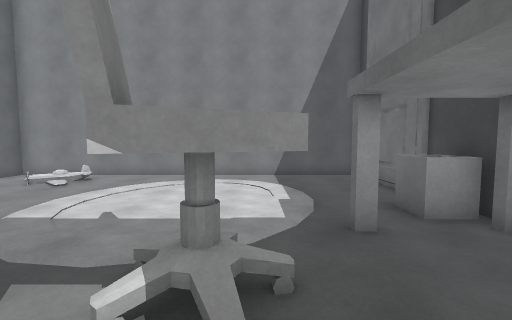
View 1 (above)

12 first-person views from a walk through a scene from a Unity 3-D project. The camera is 1.5 m above the floor, tilts 4° down and sees 90° across. The floor is counted in squares, 1 m on a side. Each view is taken from the middle of a square. On the plan, view 1 faces up. The plan holds only what a view shows up to about 13 squares ahead; the rest is blank.

View 2
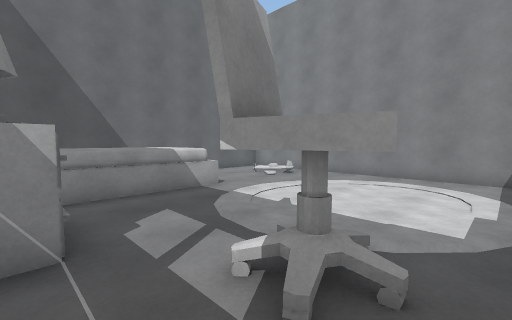

View 3
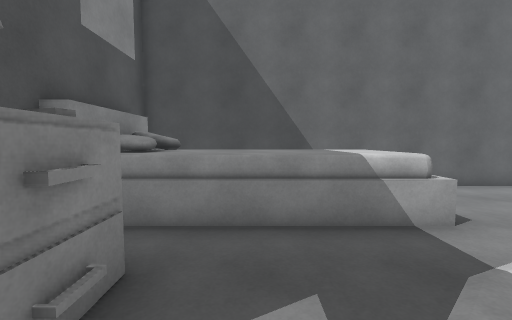

View 4
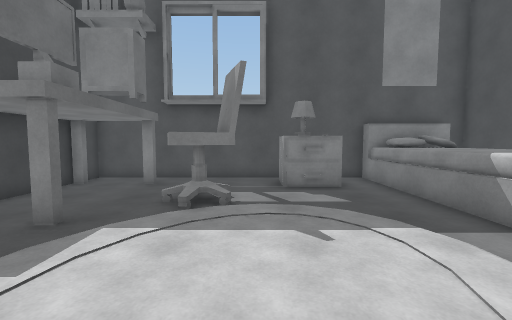

View 5
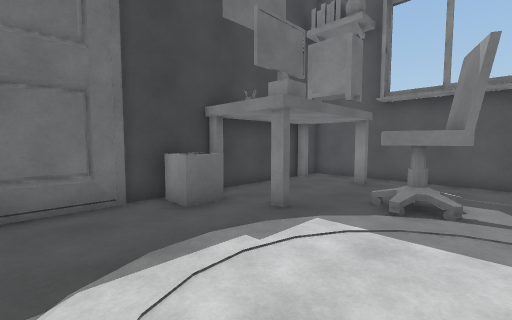

View 6
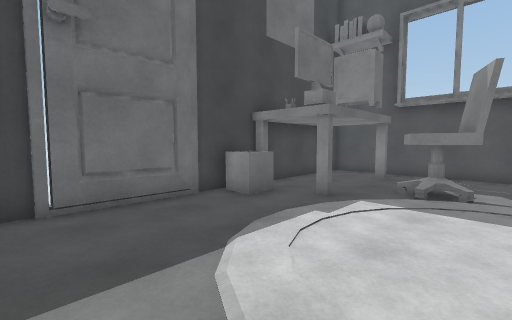

View 7
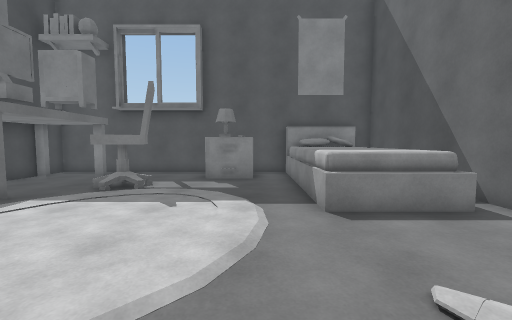

View 8
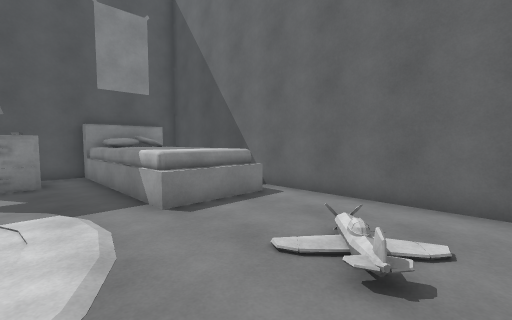

View 9
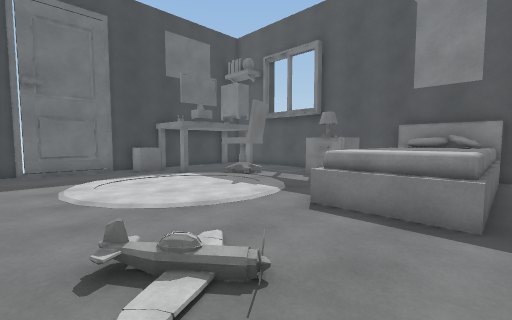

View 10
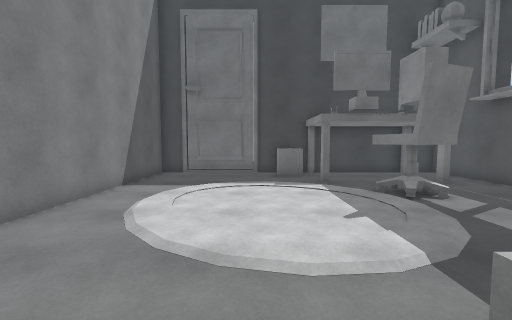

View 11
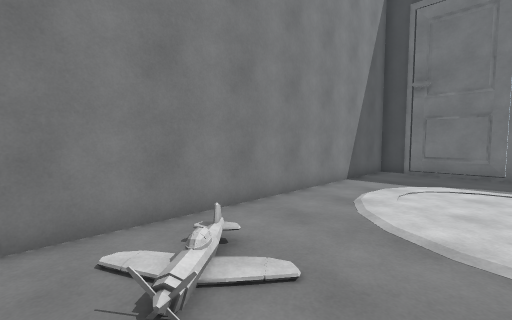

View 12
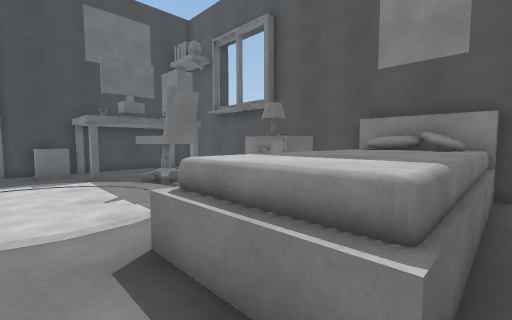

### Floor plan
Key: @ floor where view 1 was taken; # wall or solid block; . main floor; : floor 0.25 m higher than the main floor; = window, fence, low wall or low ledge; ^ raised ledge; C chair; T table; L lamp.
Columns run from 11 left of view 1 to 5 right of it. Each row starts with its distance up from view 1.
 12 #################
 11 #...............#
 10 #...:...........#
  9 #..:...... .....#
  8 #.......    ....#
  7 #......     ....#
  6 #......     ..#=#
  5 #.^^^..     ..###
  4 #^^^^...   ..#..#
  3 #^^^^....CCC....#
  2 #^^^^.....CC....#
  1 #^^^^...........#
  0 #^^^^.TLL..@.#..#
 -1 #####.TTT.......#
 -2     #############

Where each view was taken, in squares from view 1:
view 1: 0 up, 0 right, facing up
view 2: 0 up, 1 right, facing up-left
view 3: 2 up, 2 left, facing left
view 4: 9 up, 2 left, facing down
view 5: 9 up, 2 left, facing down-right
view 6: 11 up, 2 left, facing down-right
view 7: 11 up, 5 left, facing down
view 8: 11 up, 4 left, facing down-left
view 9: 11 up, 10 left, facing down-right
view 10: 7 up, 8 left, facing right
view 11: 7 up, 9 left, facing up-right
view 12: 7 up, 10 left, facing down-right
